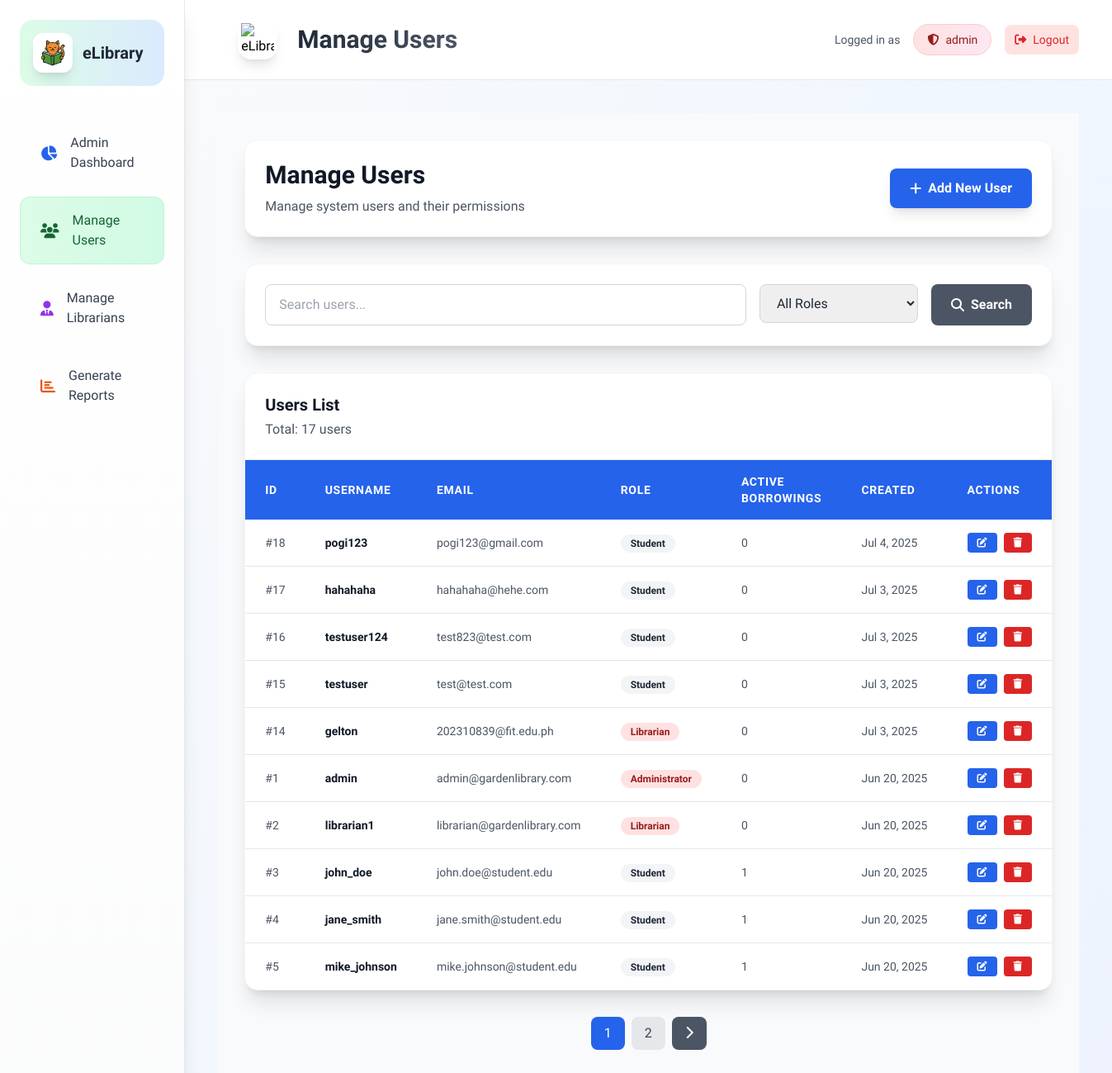
/pages/admin/modules/manage_users.php (signed in), run on the app's committed database.
### tables this page shows
CREATE TABLE `users` (
  `user_id` int(11) NOT NULL,
  `username` varchar(50) NOT NULL,
  `password` varchar(255) NOT NULL,
  `role` enum('admin','student') NOT NULL,
  `email` varchar(100) NOT NULL,
  `created_at` timestamp NOT NULL DEFAULT current_timestamp(),
  `phone` varchar(20) DEFAULT NULL,
  `address` text DEFAULT NULL,
  `updated_at` timestamp NOT NULL DEFAULT current_timestamp() ON UPDATE current_timestamp()
);

### pages/admin/includes/admin_functions.php (called while the page is built, shortened)
<?php
function getAllUsers($pdo, $page = 1, $per_page = 10, $search = '', $role_filter = '') {
    $offset = ($page - 1) * $per_page;
    $where_conditions = ["1=1"];
    $params = [];
    $where_clause = implode(' AND ', $where_conditions);
    $count_sql = "SELECT COUNT(*) FROM users u WHERE {$where_clause}";
    $stmt = $pdo->prepare($count_sql);
    $stmt->execute($params);
    $total_users = $stmt->fetchColumn();
    $sql = "SELECT u.*,
                   DATE_FORMAT(u.created_at, '%M %d, %Y at %h:%i %p') as formatted_date,
                   (SELECT COUNT(*) FROM borrowings b WHERE b.user_id = u.user_id AND b.return_date IS NULL) as active_borrowings
            FROM users u
            WHERE {$where_clause}
            ORDER BY u.created_at DESC
            LIMIT " . (int)$per_page . " OFFSET " . (int)$offset;
    $stmt = $pdo->prepare($sql);
    $stmt->execute($params);
    $users = $stmt->fetchAll(PDO::FETCH_ASSOC);
    return [
        'users' => $users,
        'total' => $total_users,
        'pages' => ceil($total_users / $per_page),
        'current_page' => $page
    ];
}
?>

### pages/admin/modules/manage_users.php (the view, shortened to what this page needs)
<?php
include_once '../includes/admin_header.php';
include_once '../includes/admin_functions.php';
include_once '../../../includes/db_connection.php';
$page = isset($_GET['page']) ? (int)$_GET['page'] : 1;
$search = isset($_GET['search']) ? $_GET['search'] : '';
$role_filter = isset($_GET['role']) ? $_GET['role'] : '';
$per_page = 10;
$users_data = getAllUsers($pdo, $page, $per_page, $search, $role_filter);
$users = $users_data['users'];
$total_users = $users_data['total'];
$total_pages = $users_data['pages'];
$current_page = $users_data['current_page'];
?>
<div class="min-h-screen bg-gray-50 p-4 sm:p-6 lg:p-8">
    <div class="max-w-7xl mx-auto">
        <div class="bg-white rounded-2xl shadow-xl border border-gray-100 p-6 mb-8">
            <div class="flex flex-col lg:flex-row lg:items-center lg:justify-between gap-4">
                <div>
                    <h1 class="text-3xl font-bold text-gray-900 mb-2">Manage Users</h1>
                    <p class="text-gray-600">Manage system users and their permissions</p>
                </div>
                <button onclick="openCreateModal()" class="bg-blue-600 hover:bg-blue-700 text-white px-6 py-3 rounded-lg font-semibold transition-all duration-300 flex items-center gap-2 shadow-lg hover:shadow-xl">
                    <i class="fas fa-plus"></i>
                    Add New User
                </button>
            </div>
        </div>
        <div class="bg-white rounded-2xl shadow-xl border border-gray-100 p-6 mb-8">
            <div class="flex flex-col lg:flex-row gap-4">
                <div class="flex-1">
                    <input type="text" id="searchInput" placeholder="Search users..."
                           class="w-full px-4 py-3 border border-gray-300 rounded-lg focus:ring-2 focus:ring-blue-500 focus:border-transparent"
                           value="<?php echo htmlspecialchars($search); ?>">
                </div>
                <div class="lg:w-48">
                    <select id="roleFilter" class="w-full px-4 py-3 border border-gray-300 rounded-lg focus:ring-2 focus:ring-blue-500 focus:border-transparent">
                        <option value="">All Roles</option>
                    </select>
                </div>
                <button onclick="applyFilters()" class="px-6 py-3 bg-gray-600 hover:bg-gray-700 text-white rounded-lg font-semibold transition-all duration-300 flex items-center gap-2">
                    <i class="fas fa-search"></i>
                    Search
                </button>
            </div>
        </div>
        <div class="bg-white rounded-2xl shadow-xl border border-gray-100 overflow-hidden">
            <div class="p-6 border-b border-gray-200">
                <h2 class="text-xl font-semibold text-gray-900">Users List</h2>
                <p class="text-gray-600 mt-1">Total: <?php echo $total_users; ?> users</p>
            </div>
            <?php if (!empty($users)): ?>
                <div class="hidden lg:block overflow-x-auto">
                    <table class="w-full">
                        <thead class="bg-blue-600 text-white">
                            <tr>
                                <th class="px-6 py-4 text-left text-sm font-semibold uppercase tracking-wider">ID</th>
                                <th class="px-6 py-4 text-left text-sm font-semibold uppercase tracking-wider">Username</th>
                                <th class="px-6 py-4 text-left text-sm font-semibold uppercase tracking-wider">Email</th>
                                <th class="px-6 py-4 text-left text-sm font-semibold uppercase tracking-wider">Role</th>
                                <th class="px-6 py-4 text-left text-sm font-semibold uppercase tracking-wider">Active Borrowings</th>
                                <th class="px-6 py-4 text-left text-sm font-semibold uppercase tracking-wider">Created</th>
                                <th class="px-6 py-4 text-left text-sm font-semibold uppercase tracking-wider">Actions</th>
                            </tr>
                        </thead>
                        <tbody class="divide-y divide-gray-200">
                            <?php foreach ($users as $user): ?>
                                <tr class="hover:bg-gray-50 transition-colors duration-200">
                                    <td class="px-6 py-4 whitespace-nowrap text-sm font-mono text-gray-600">
                                        #<?php echo htmlspecialchars($user['user_id']); ?>
                                    </td>
                                    <td class="px-6 py-4 whitespace-nowrap text-sm font-semibold text-gray-900">
                                        <?php echo htmlspecialchars($user['username']); ?>
                                    </td>
                                    <td class="px-6 py-4 whitespace-nowrap text-sm text-gray-600">
                                        <?php echo htmlspecialchars($user['email']); ?>
                                    </td>
                                    <td class="px-6 py-4 whitespace-nowrap">
                                        <span class="px-3 py-1 text-xs font-semibold rounded-full
                                            <?php echo $user['role'] === 'admin' ? 'bg-red-100 text-red-800' : 'bg-gray-100 text-gray-800'; ?>">
                                            <?php
                                            if ($user['role'] === 'admin') {
                                                echo ($user['username'] === 'admin') ? 'Administrator' : 'Librarian';
                                            } else {
                                                echo 'Student';
                                            }
                                            ?>
                                        </span>
                                    </td>
                                    <td class="px-6 py-4 whitespace-nowrap text-sm text-gray-600">
                                        <?php echo $user['active_borrowings']; ?>
                                    </td>
                                    <td class="px-6 py-4 whitespace-nowrap text-sm text-gray-600">
                                        <?php echo date('M j, Y', strtotime($user['created_at'])); ?>
                                    </td>
                                    <td class="px-6 py-4 whitespace-nowrap text-sm">
                                        <div class="flex gap-2">
                                            <button onclick="editUser(<?php echo $user['user_id']; ?>)"
                                                    class="bg-blue-600 hover:bg-blue-700 text-white px-3 py-1 rounded text-xs font-semibold transition-all duration-200">
                                                <i class="fas fa-edit"></i>
                                            </button>
                                            <button onclick="deleteUser(<?php echo $user['user_id']; ?>)"
                                                    class="bg-red-600 hover:bg-red-700 text-white px-3 py-1 rounded text-xs font-semibold transition-all duration-200">
                                                <i class="fas fa-trash"></i>
                                            </button>
                                        </div>
                                    </td>
                                </tr>
                            <?php endforeach; ?>
                        </tbody>
                    </table>
                </div>
            <?php endif; ?>
        </div>
        <?php if ($total_pages > 1): ?>
            <div class="flex justify-center mt-8">
                <div class="flex gap-2">
                    <?php for ($i = 1; $i <= $total_pages; $i++): ?>
                        <a href="?page=<?php echo $i; ?>&search=<?php echo urlencode($search); ?>&role=<?php echo urlencode($role_filter); ?>"
                           class="px-4 py-2 <?php echo $i === $current_page ? 'bg-blue-600 text-white' : 'bg-gray-200 hover:bg-gray-300 text-gray-700'; ?> rounded-lg transition-all duration-200">
                            <?php echo $i; ?>
                        </a>
                    <?php endfor; ?>
                    <?php if ($current_page < $total_pages): ?>
                        <a href="?page=<?php echo $current_page + 1; ?>&search=<?php echo urlencode($search); ?>&role=<?php echo urlencode($role_filter); ?>"
                           class="px-4 py-2 bg-gray-600 hover:bg-gray-700 text-white rounded-lg transition-all duration-200">
                            <i class="fas fa-chevron-right"></i>
                        </a>
                    <?php endif; ?>
                </div>
            </div>
        <?php endif; ?>
    </div>
</div>

### assets/css/style.css (style rules this page uses)
body, header { font-family: 'Raleway'; margin: 0; padding: 0; }
body { overflow-x: hidden; }
.transition-all { transition: all 0.3s ease-in-out !important; }

### pages/admin/assets/css/style.css (style rules this page uses)
:root { --primary-color: #3B82F6; --primary-dark: #2563EB; --primary-light: #93C5FD; --secondary-color: #6B7280; --secondary-dark: #4B5563; --secondary-light: #D1D5DB; --accent-color: #EF4444; --accent-dark: #DC2626; --accent-light: #FCA5A5; --bg-color: #F8FAFC; --white: #FFFFFF; --black: #1F2937; }
* { margin: 0; padding: 0; box-sizing: border-box; }
body, html, * { font-family: 'Raleway', sans-serif !important; }
.font-raleway { font-family: 'Raleway', sans-serif !important; }
body { font-family: 'Raleway', Arial, sans-serif !important; background-color: var(--bg-color); color: var(--black); line-height: 1.6; }
i[class*="fa-"] { font-family: "Font Awesome 6 Free", "Font Awesome 6 Pro", "FontAwesome" !important; font-weight: 900 !important; font-style: normal !important; display: inline-block !important; text-rendering: auto !important; -webkit-font-smoothing: antialiased !important; -moz-osx-font-smoothing: grayscale !important; }
.fa, .fas, .far, .fal, .fab { font-family: "Font Awesome 6 Free" !important; font-weight: 900 !important; }

### data on the page
users: user_id "18", username "pogi123", email "pogi123@gmail.com", role "Student", active_borrowings "0", created_at "Jul 4, 2025"
users: user_id "17", username "hahahaha", email "hahahaha@hehe.com", role "Student", active_borrowings "0", created_at "Jul 3, 2025"
users: user_id "16", username "testuser124", email "test823@test.com", role "Student", active_borrowings "0", created_at "Jul 3, 2025"
users: user_id "15", username "testuser", email "test@test.com", role "Student", active_borrowings "0", created_at "Jul 3, 2025"
users: user_id "14", username "gelton", email "202310839@fit.edu.ph", role "Librarian", active_borrowings "0", created_at "Jul 3, 2025"
users: user_id "1", username "admin", email "admin@gardenlibrary.com", role "Administrator", active_borrowings "0", created_at "Jun 20, 2025"
users: user_id "2", username "librarian1", email "librarian@gardenlibrary.com", role "Librarian", active_borrowings "0", created_at "Jun 20, 2025"
users: user_id "3", username "john_doe", email "john.doe@student.edu", role "Student", active_borrowings "1", created_at "Jun 20, 2025"
users: user_id "4", username "jane_smith", email "jane.smith@student.edu", role "Student", active_borrowings "1", created_at "Jun 20, 2025"
users: user_id "5", username "mike_johnson", email "mike.johnson@student.edu", role "Student", active_borrowings "1", created_at "Jun 20, 2025"

### other printed values
$_SESSION['username'] "admin"
$total_users "17"
